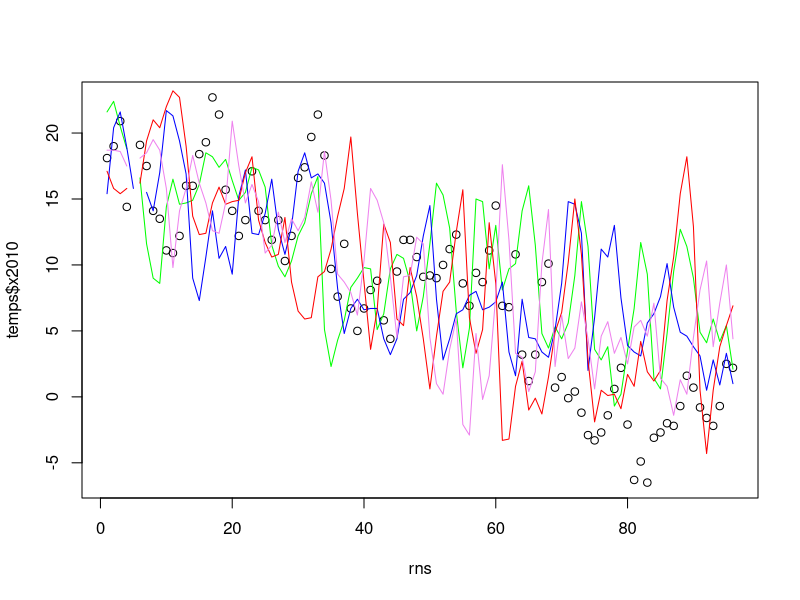

The R source for this figure: (Note: this script raises an error after producing the figure.)
library(plyr)
library(dplyr)
setwd("/Users/lstanish/Documents/R_code/")

# Read in data and keep only dates after Julian date 269.
#After reading in file, convert date field to readable Date
year1 <- read.csv("NRCS_SCAN_DATA_AirTemp_2010_SERC.csv")[270:365,]
year1$julianDate <- c(270:365)
year1$Date = 2010

year2 <- read.csv("NRCS_SCAN_DATA_AirTemp_2011_SERC.csv")[270:365,]
year2$julianDate <- c(270:365)
year2$Date = 2011

year3 <- read.csv("NRCS_SCAN_DATA_AirTemp_2012_SERC.csv")[270:365,]
year3$julianDate <- c(270:365)
year3$Date = 2012

year4 <- read.csv("NRCS_SCAN_DATA_AirTemp_2013_SERC.csv")[270:365,]
year4$julianDate <- c(270:365)
year4$Date = 2013

year5 <- read.csv("NRCS_SCAN_DATA_AirTemp_2014_SERC.csv")[270:365,]
year5$julianDate <- c(270:365)
year5$Date = 2014

###### INCOMPLETE test <- merge(year1, year2, by=********)
temps <- data.frame(cbind("x2010"=year1$TAVG.D.1_C, "x2011"=year2$TAVG.D.1_C, 
                "x2012"=year3$TAVG.D.1_C, "x2013"=year4$TAVG.D.1_C, "x2014"=year5$TAVG.D.1_C) )

# There's gotta be a better way to do this, but I can't figure it out now
week <- vector(mode="numeric", length=0)
ct <- 1
wk <- 39
while (ct < nrow(temps)) {
  week[ct:(ct+6)] <- rep(wk, times=7)
  ct <- ct+7
  wk <- wk+1
}

temps$Week <- week[1:nrow(temps)]

# Replace -99.9 values as "NA" 
temps$x2010[which(temps$x2010 ==-99.9)] <- "NA"
temps$x2011[which(temps$x2011 ==-99.9)] <- "NA"
temps$x2012[which(temps$x2012 ==-99.9)] <- "NA"
temps$x2013[temps$x2013 ==-99.9] <- "NA"
temps$x2014[temps$x2014 ==-99.9] <- "NA"

rns <- rownames(temps)
plot(rns,temps$x2010)
lines(rns, temps$x2011, col="green")
lines(rns, temps$x2012, col="blue")
lines(rns, temps$x2013, col="red")
lines(rns, temps$x2014, col="violet")

summarize(group_by(temps, Week))

test <- ldply(temps, mean())
for (i in 1:nrow(temps)) {
  
}